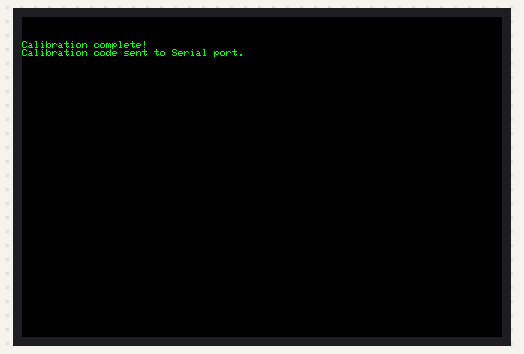
Recording of a sketch running on a simulated ESP32. Parts: 480×320 colour display. What the sketch prints to the serial monitor is not drawn.

Above: at 0.5 s.
At 4.91 s:
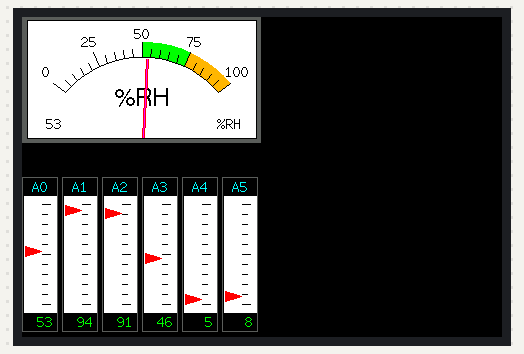
At 9.43 s:
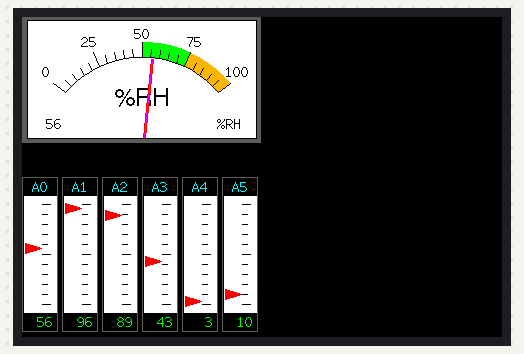
At 13.64 s:
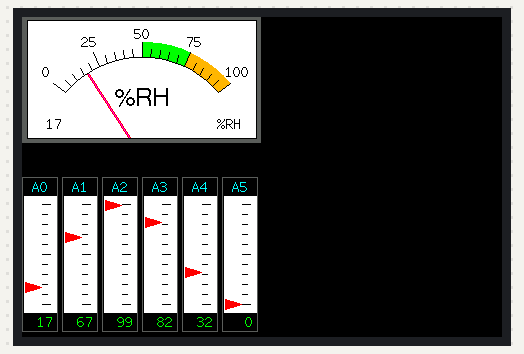
At 22.38 s:
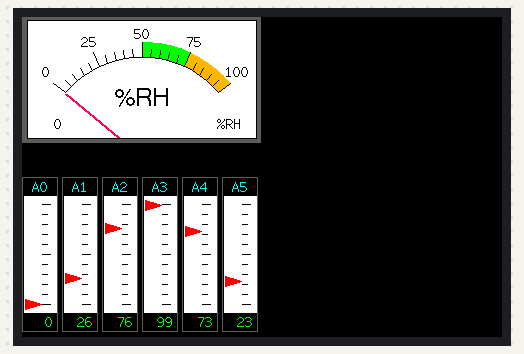
At 39.56 s:
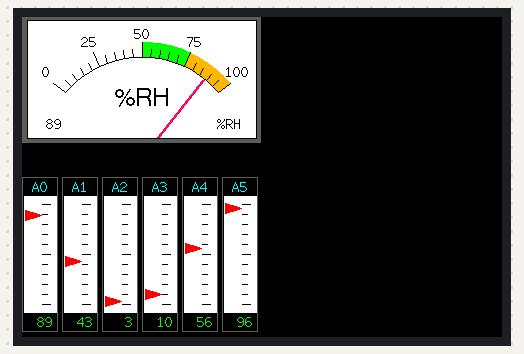

The sketch:

TFT_Test.ino
```cpp
/*

TFT touch calibrate test

and

 Example animated analogue meters using a TFT LCD screen

 Originanally written for a 320 x 240 display, so only occupies half
 of a 480 x 320 display.

 Needs Font 2 (also Font 4 if using large centered scale label)

  ##################################################################################################
  ###### DON'T FORGET TO UPDATE THE User_Setup.h FILE IN THE Arduino TFT_eSPI LIBRARY directory ######

  raspberry pi /home/pi/Arduino/libraries/TFT_eSPI/User_Setup.h
  windows your arduino location

  my settings https://github.com/ldijkman/randomnerd_esp32_wifi_manager/blob/main/ESP8266-TFT_eSPI/user_setup.h

  https://github.com/ldijkman/randomnerd_esp32_wifi_manager/tree/main/ESP8266-TFT_eSPI

  ##################################################################################################
 */

#include <SPI.h>

#include <TFT_eSPI.h> // Hardware-specific library
                      // https://github.com/Bodmer/TFT_eSPI
                      // download zip and install lib from zip => sketch => include library => add zip library
                      // https://github.com/Bodmer/TFT_eSPI/archive/refs/heads/master.zip

TFT_eSPI tft = TFT_eSPI();       // Invoke custom library

#define TFT_GREY 0x5AEB


float ltx = 0;    // Saved x coord of bottom of needle
uint16_t osx = 120, osy = 120; // Saved x & y coords
uint32_t updateTime = 0;       // time for next update

int old_analog =  -999; // Value last displayed
int old_digital = -999; // Value last displayed

int value[6] = {0, 0, 0, 0, 0, 0};
int old_value[6] = { -1, -1, -1, -1, -1, -1};
int d = 0;

void setup(void) {
  tft.init();
  tft.setRotation(1);
  Serial.begin(115200); // For debug

  touch_calibrate();

  tft.fillScreen(TFT_BLACK);

  analogMeter(); // Draw analogue meter

  // Draw 6 linear meters
  byte d = 40;
  plotLinear("A0", 0, 160);
  plotLinear("A1", 1 * d, 160);
  plotLinear("A2", 2 * d, 160);
  plotLinear("A3", 3 * d, 160);
  plotLinear("A4", 4 * d, 160);
  plotLinear("A5", 5 * d, 160);

  updateTime = millis(); // Next update time
}


void loop() {
  if (updateTime <= millis()) {
    updateTime = millis() + 25; // Delay to limit speed of update

    d += 4; if (d >= 360) d = 0;

    //value[0] = map(analogRead(A0), 0, 1023, 0, 100); // Test with value form Analogue 0
    //value[1] = map(analogRead(A1), 0, 1023, 0, 100); // Test with value form Analogue 1
    //value[2] = map(analogRead(A2), 0, 1023, 0, 100); // Test with value form Analogue 2
    //value[3] = map(analogRead(A3), 0, 1023, 0, 100); // Test with value form Analogue 3
    //value[4] = map(analogRead(A4), 0, 1023, 0, 100); // Test with value form Analogue 4
    //value[5] = map(analogRead(A5), 0, 1023, 0, 100); // Test with value form Analogue 5

    // Create a Sine wave for testing
    value[0] = 50 + 50 * sin((d + 0) * 0.0174532925);
    value[1] = 50 + 50 * sin((d + 60) * 0.0174532925);
    value[2] = 50 + 50 * sin((d + 120) * 0.0174532925);
    value[3] = 50 + 50 * sin((d + 180) * 0.0174532925);
    value[4] = 50 + 50 * sin((d + 240) * 0.0174532925);
    value[5] = 50 + 50 * sin((d + 300) * 0.0174532925);

    unsigned long t = millis();
    plotPointer(); // It takes aout 3.5ms to plot each gauge for a 1 pixel move, 21ms for 6 gauges

    plotNeedle(value[0], 0); // It takes between 2 and 12ms to replot the needle with zero delay
    Serial.println(millis()-t); // Print time taken for meter update
  }
}


// #########################################################################
//  Draw the analogue meter on the screen
// #########################################################################
void analogMeter()
{
  // Meter outline
  tft.fillRect(0, 0, 239, 126, TFT_GREY);
  tft.fillRect(5, 3, 230, 119, TFT_WHITE);

  tft.setTextColor(TFT_BLACK);  // Text colour

  // Draw ticks every 5 degrees from -50 to +50 degrees (100 deg. FSD swing)
  for (int i = -50; i < 51; i += 5) {
    // Long scale tick length
    int tl = 15;

    // Coodinates of tick to draw
    float sx = cos((i - 90) * 0.0174532925);
    float sy = sin((i - 90) * 0.0174532925);
    uint16_t x0 = sx * (100 + tl) + 120;
    uint16_t y0 = sy * (100 + tl) + 140;
    uint16_t x1 = sx * 100 + 120;
    uint16_t y1 = sy * 100 + 140;

    // Coordinates of next tick for zone fill
    float sx2 = cos((i + 5 - 90) * 0.0174532925);
    float sy2 = sin((i + 5 - 90) * 0.0174532925);
    int x2 = sx2 * (100 + tl) + 120;
    int y2 = sy2 * (100 + tl) + 140;
    int x3 = sx2 * 100 + 120;
    int y3 = sy2 * 100 + 140;

    // Yellow zone limits
    //if (i >= -50 && i < 0) {
    //  tft.fillTriangle(x0, y0, x1, y1, x2, y2, TFT_YELLOW);
    //  tft.fillTriangle(x1, y1, x2, y2, x3, y3, TFT_YELLOW);
    //}

    // Green zone limits
    if (i >= 0 && i < 25) {
      tft.fillTriangle(x0, y0, x1, y1, x2, y2, TFT_GREEN);
      tft.fillTriangle(x1, y1, x2, y2, x3, y3, TFT_GREEN);
    }

    // Orange zone limits
    if (i >= 25 && i < 50) {
      tft.fillTriangle(x0, y0, x1, y1, x2, y2, TFT_ORANGE);
      tft.fillTriangle(x1, y1, x2, y2, x3, y3, TFT_ORANGE);
    }

    // Short scale tick length
    if (i % 25 != 0) tl = 8;

    // Recalculate coords incase tick lenght changed
    x0 = sx * (100 + tl) + 120;
    y0 = sy * (100 + tl) + 140;
    x1 = sx * 100 + 120;
    y1 = sy * 100 + 140;

    // Draw tick
    tft.drawLine(x0, y0, x1, y1, TFT_BLACK);

    // Check if labels should be drawn, with position tweaks
    if (i % 25 == 0) {
      // Calculate label positions
      x0 = sx * (100 + tl + 10) + 120;
      y0 = sy * (100 + tl + 10) + 140;
      switch (i / 25) {
        case -2: tft.drawCentreString("0", x0, y0 - 12, 2); break;
        case -1: tft.drawCentreString("25", x0, y0 - 9, 2); break;
        case 0: tft.drawCentreString("50", x0, y0 - 6, 2); break;
        case 1: tft.drawCentreString("75", x0, y0 - 9, 2); break;
        case 2: tft.drawCentreString("100", x0, y0 - 12, 2); break;
      }
    }

    // Now draw the arc of the scale
    sx = cos((i + 5 - 90) * 0.0174532925);
    sy = sin((i + 5 - 90) * 0.0174532925);
    x0 = sx * 100 + 120;
    y0 = sy * 100 + 140;
    // Draw scale arc, don't draw the last part
    if (i < 50) tft.drawLine(x0, y0, x1, y1, TFT_BLACK);
  }

  tft.drawString("%RH", 5 + 230 - 40, 119 - 20, 2); // Units at bottom right
  tft.drawCentreString("%RH", 120, 70, 4); // Comment out to avoid font 4
  tft.drawRect(5, 3, 230, 119, TFT_BLACK); // Draw bezel line

  plotNeedle(0, 0); // Put meter needle at 0
}

// #########################################################################
// Update needle position
// This function is blocking while needle moves, time depends on ms_delay
// 10ms minimises needle flicker if text is drawn within needle sweep area
// Smaller values OK if text not in sweep area, zero for instant movement but
// does not look realistic... (note: 100 increments for full scale deflection)
// #########################################################################
void plotNeedle(int value, byte ms_delay)
{
  tft.setTextColor(TFT_BLACK, TFT_WHITE);
  char buf[8]; dtostrf(value, 4, 0, buf);
  tft.drawRightString(buf, 40, 119 - 20, 2);

  if (value < -10) value = -10; // Limit value to emulate needle end stops
  if (value > 110) value = 110;

  // Move the needle util new value reached
  while (!(value == old_analog)) {
    if (old_analog < value) old_analog++;
    else old_analog--;

    if (ms_delay == 0) old_analog = value; // Update immediately id delay is 0

    float sdeg = map(old_analog, -10, 110, -150, -30); // Map value to angle
    // Calcualte tip of needle coords
    float sx = cos(sdeg * 0.0174532925);
    float sy = sin(sdeg * 0.0174532925);

    // Calculate x delta of needle start (does not start at pivot point)
    float tx = tan((sdeg + 90) * 0.0174532925);

    // Erase old needle image
    tft.drawLine(120 + 20 * ltx - 1, 140 - 20, osx - 1, osy, TFT_WHITE);
    tft.drawLine(120 + 20 * ltx, 140 - 20, osx, osy, TFT_WHITE);
    tft.drawLine(120 + 20 * ltx + 1, 140 - 20, osx + 1, osy, TFT_WHITE);

    // Re-plot text under needle
    tft.setTextColor(TFT_BLACK);
    tft.drawCentreString("%RH", 120, 70, 4); // // Comment out to avoid font 4

    // Store new needle end coords for next erase
    ltx = tx;
    osx = sx * 98 + 120;
    osy = sy * 98 + 140;

    // Draw the needle in the new postion, magenta makes needle a bit bolder
    // draws 3 lines to thicken needle
    tft.drawLine(120 + 20 * ltx - 1, 140 - 20, osx - 1, osy, TFT_RED);
    tft.drawLine(120 + 20 * ltx, 140 - 20, osx, osy, TFT_MAGENTA);
    tft.drawLine(120 + 20 * ltx + 1, 140 - 20, osx + 1, osy, TFT_RED);

    // Slow needle down slightly as it approaches new postion
    if (abs(old_analog - value) < 10) ms_delay += ms_delay / 5;

    // Wait before next update
    delay(ms_delay);
  }
}

// #########################################################################
//  Draw a linear meter on the screen
// #########################################################################
void plotLinear(char *label, int x, int y)
{
  int w = 36;
  tft.drawRect(x, y, w, 155, TFT_GREY);
  tft.fillRect(x+2, y + 19, w-3, 155 - 38, TFT_WHITE);
  tft.setTextColor(TFT_CYAN, TFT_BLACK);
  tft.drawCentreString(label, x + w / 2, y + 2, 2);

  for (int i = 0; i < 110; i += 10)
  {
    tft.drawFastHLine(x + 20, y + 27 + i, 6, TFT_BLACK);
  }

  for (int i = 0; i < 110; i += 50)
  {
    tft.drawFastHLine(x + 20, y + 27 + i, 9, TFT_BLACK);
  }

  tft.fillTriangle(x+3, y + 127, x+3+16, y+127, x + 3, y + 127 - 5, TFT_RED);
  tft.fillTriangle(x+3, y + 127, x+3+16, y+127, x + 3, y + 127 + 5, TFT_RED);

  tft.drawCentreString("---", x + w / 2, y + 155 - 18, 2);
}

// #########################################################################
//  Adjust 6 linear meter pointer positions
// #########################################################################
void plotPointer(void)
{
  int dy = 187;
  byte pw = 16;

  tft.setTextColor(TFT_GREEN, TFT_BLACK);

  // Move the 6 pointers one pixel towards new value
  for (int i = 0; i < 6; i++)
  {
    char buf[8]; dtostrf(value[i], 4, 0, buf);
    tft.drawRightString(buf, i * 40 + 36 - 5, 187 - 27 + 155 - 18, 2);

    int dx = 3 + 40 * i;
    if (value[i] < 0) value[i] = 0; // Limit value to emulate needle end stops
    if (value[i] > 100) value[i] = 100;

    while (!(value[i] == old_value[i])) {
      dy = 187 + 100 - old_value[i];
      if (old_value[i] > value[i])
      {
        tft.drawLine(dx, dy - 5, dx + pw, dy, TFT_WHITE);
        old_value[i]--;
        tft.drawLine(dx, dy + 6, dx + pw, dy + 1, TFT_RED);
      }
      else
      {
        tft.drawLine(dx, dy + 5, dx + pw, dy, TFT_WHITE);
        old_value[i]++;
        tft.drawLine(dx, dy - 6, dx + pw, dy - 1, TFT_RED);
      }
    }
  }
}


// Code to run a screen calibration, not needed when calibration values set in setup()
void touch_calibrate()
{
  uint16_t calData[5];
  uint8_t calDataOK = 0;

  // Calibrate
  tft.fillScreen(TFT_BLACK);
  tft.setCursor(20, 0);
  tft.setTextFont(2);
  tft.setTextSize(1);
  tft.setTextColor(TFT_WHITE, TFT_BLACK);

  tft.println("Touch corners as indicated");

  tft.setTextFont(1);
  tft.println();

  tft.calibrateTouch(calData, TFT_MAGENTA, TFT_BLACK, 15);

  Serial.println(); Serial.println();
  Serial.println("// Use this calibration code in setup():");
  Serial.print("  uint16_t calData[5] = ");
  Serial.print("{ ");

  for (uint8_t i = 0; i < 5; i++)
  {
    Serial.print(calData[i]);
    if (i < 4) Serial.print(", ");
  }

  Serial.println(" };");
  Serial.print("  tft.setTouch(calData);");
  Serial.println(); Serial.println();

  tft.fillScreen(TFT_BLACK);

  tft.setTextColor(TFT_GREEN, TFT_BLACK);
  tft.println("Calibration complete!");
  tft.println("Calibration code sent to Serial port.");

  delay(4000);
}
```
